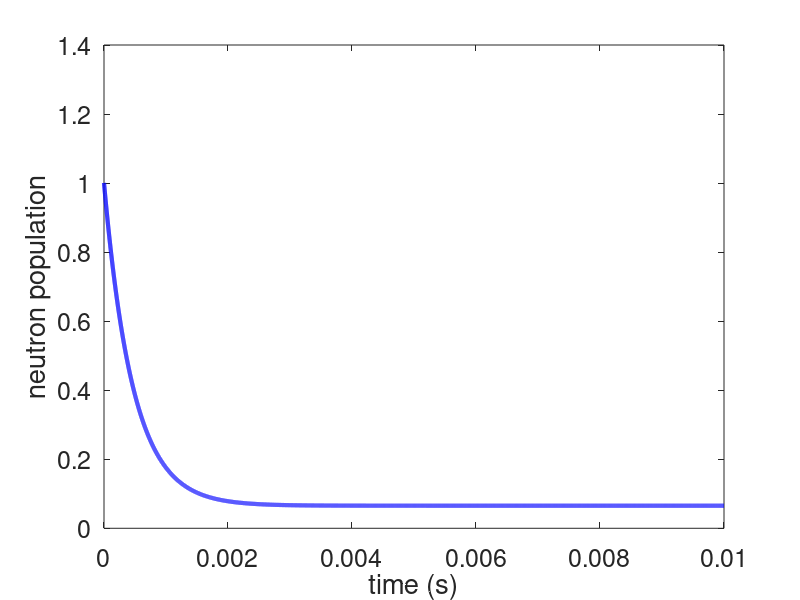
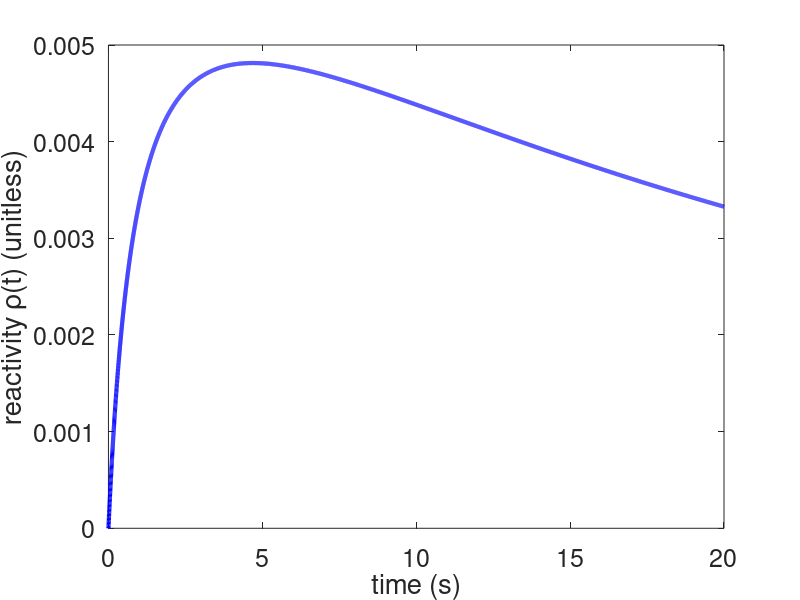

Source code (MATLAB) for these figures, in order:
% Chris Kreienkamp - 901965168
% AME 34334 - Nuclear Science
% Homework #6 - 25 Mar 2019

clear
clc
clf



%% PROBLEM 1
t_half  = [56 23 6.2 2.3 0.61 0.23]';
B_U233  = [0.00023 0.00078 0.00064 0.00074 0.00014 0.00008];
B_U235  = [0.00021 0.00142 0.00128 0.00257 0.00075 0.00027];
B_Pu239 = [0.00007 0.00063 0.00044 0.00069 0.00018 0.00009];

t_half_U233 = B_U233*t_half/sum(B_U233);
t_half_U235 = B_U235*t_half/sum(B_U235);
t_half_Pu239 = B_Pu239*t_half/sum(B_Pu239);
l_U233 = log(2)/t_half_U233;
l_U235 = log(2)/t_half_U235;
l_Pu239 = log(2)/t_half_Pu239;
T_U233 = 100/l_U233;
T_U235 = 100/l_U235;
T_Pu239 = 100/l_Pu239;



%% PROBLEM 2
t2 = linspace(0,0.01,10000);
n2 = 0.935.*exp(-2140.*t2) + 0.0654.*exp(-0.0748.*t2);

%Plot
figure(1)
plot(t2,n2,'b-','LineWidth',3)
set(gca,'FontSize',18)
xlabel('time (s)'); ylabel('neutron population')



%% PROBLEM 3
biglambda = 5*10^-5;
lambda = 0.08;
theta = 1;
beta = 0.007;
t3 = linspace(0,20,10000);
rho = (biglambda*theta - (biglambda*theta + beta*theta/lambda).*exp(-lambda.*t3)...
    - beta.*(theta.*t3 + 1 - theta/lambda)) ./ (1+theta.*t3) + beta;

%Plot
figure(2)
plot(t3,rho,'b-','LineWidth',3)
set(gca,'FontSize',18)
xlabel('time (s)'); ylabel('reactivity \rho(t) (unitless)')
